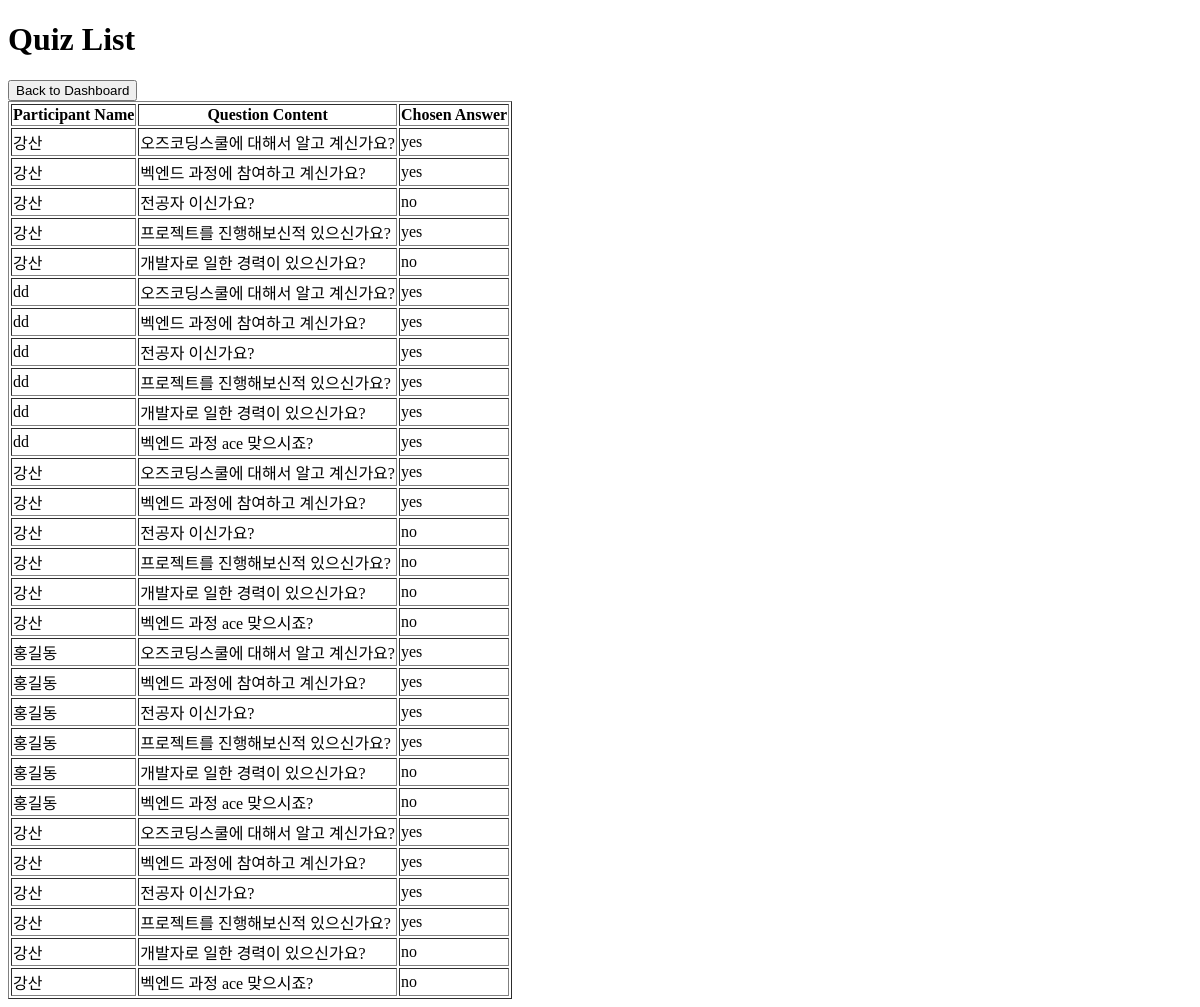
Page /admin/dashboard/list (signed in) on the earlier database version.
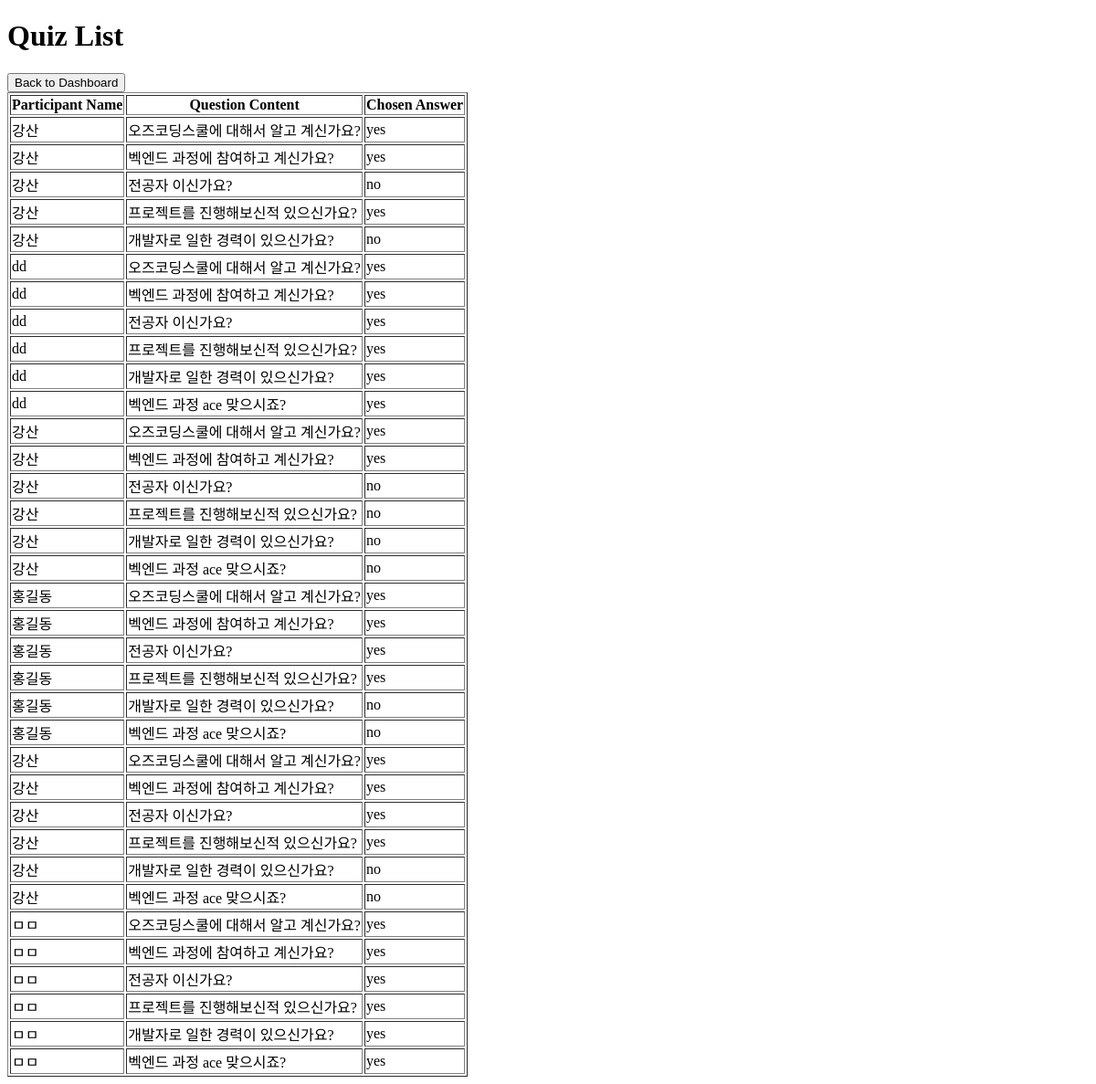
Same page on the later database version.
### app/models.py (models this page shows)
class Quiz(db.Model):
    __tablename__ = "quiz"
    id = db.Column(db.Integer, primary_key=True)
    participant_id = db.Column(db.Integer, db.ForeignKey("participant.id"))
    question_id = db.Column(db.Integer, db.ForeignKey("question.id"))
    chosen_answer = db.Column(db.String(255))
    participant = db.relationship("Participant", backref="quizzes")
    question = db.relationship("Question", backref="quizzes")

class Participant(db.Model):
    __tablename__ = "participant"
    id = db.Column(db.Integer, primary_key=True)
    name = db.Column(db.String(50))
    age = db.Column(db.Integer)
    gender = db.Column(db.String(10))
    created_at = db.Column(db.DateTime, default=datetime.utcnow)

class Question(db.Model):
    __tablename__ = "question"
    id = db.Column(db.Integer, primary_key=True)
    content = db.Column(db.String(255))
    order_num = db.Column(db.Integer, default=0)
    is_active = db.Column(db.Boolean, default=True)

### app/routes.py (the view)
@admin.route("/dashboard/list")
@login_required
def quiz_list():
    quizzes = Quiz.query.all()
    return render_template("quiz_list.html", quizzes=quizzes)

### app/routes.py (called while the page is built)
def login_required(f):
    @wraps(f)
    def decorated_function(*args, **kwargs):
        if "admin_logged_in" not in session:
            return redirect(url_for("admin.login", next=request.url))
        return f(*args, **kwargs)
    return decorated_function

### app/templates/quiz_list.html (shortened to what this page needs)
<!DOCTYPE html>
<html lang="en">
<head>
</head>
<body>
    <h1>Quiz List</h1>
    <a href="{{ url_for('admin.dashboard') }}">
        <button class="dashboard-button">Back to Dashboard</button>
    </a>
    <table border="1">
        <thead>
            <tr>
                <th>Participant Name</th>
                <th>Question Content</th>
                <th>Chosen Answer</th>
            </tr>
        </thead>
        <tbody>
            {% for quiz in quizzes %}
                <tr>
                    <td>{{ quiz.participant.name }}</td>
                    <td>{{ quiz.question.content }}</td>
                    <td>{{ quiz.chosen_answer }}</td>
                </tr>
            {% endfor %}
        </tbody>
    </table>
</body>
</html>

Differences in the rows shown:
added Quiz: participant.name "ㅁㅁ", question.content "오즈코딩스쿨에 대해서 알고 계신가요?", chosen_answer "yes"
added Quiz: participant.name "ㅁㅁ", question.content "벡엔드 과정에 참여하고 계신가요?", chosen_answer "yes"
added Quiz: participant.name "ㅁㅁ", question.content "전공자 이신가요?", chosen_answer "yes"
added Quiz: participant.name "ㅁㅁ", question.content "프로젝트를 진행해보신적 있으신가요?", chosen_answer "yes"
added Quiz: participant.name "ㅁㅁ", question.content "개발자로 일한 경력이 있으신가요?", chosen_answer "yes"
added Quiz: participant.name "ㅁㅁ", question.content "벡엔드 과정 ace 맞으시죠?", chosen_answer "yes"
